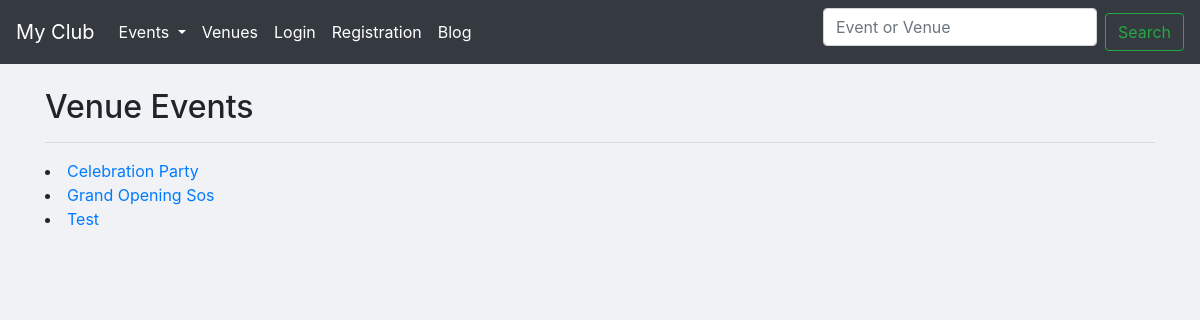
/venue_events/1/, run on the app's committed database.
### events/models.py (models this page shows, shortened)
class Event(models.Model):
	name = models.CharField('Event name', max_length=120)
	event_date = models.DateTimeField('Event date')
	venue = models.ForeignKey(Venue, null=True, on_delete=models.CASCADE) # Many to One Relation
	manager = models.ForeignKey(User, blank=True,on_delete=models.CASCADE) # Many to one Relation
	description = models.TextField(blank=True)
	attendees = models.ManyToManyField(MyClubUser,blank=True) # Many to Many Relation
	approved = models.BooleanField("Approved", default=False)
	def __str__(self):
		return self.name

### events/views.py (the view)
# urls.py: path('venue_events/<venue_id>/', views.venueEvents, name='venue-events'),
def venueEvents(request,venue_id):
	venue = Venue.objects.get(id=venue_id)
	events = venue.event_set.all()
	if events:
		return render(request,'events/venue-events.html',{'events':events})
	else:
		messages.success(request,"That Venue Has No Events At This Time..!")
		return redirect('admin-approval')

### events/templates/events/venue-events.html (shortened to what this page needs)
{% extends 'events/base.html' %}
{% block content %}
<h2>Venue Events</h2><hr>
    {% for event in events %}
        <li> <a href="{% url 'show-event' event.id %}">{{event | title}}</a> </li>
    {% endfor %}
{% endblock content %}

### data on the page
Event: name "Celebration Party"
Event: name "Grand Opening Sos"
Event: name "Test"
